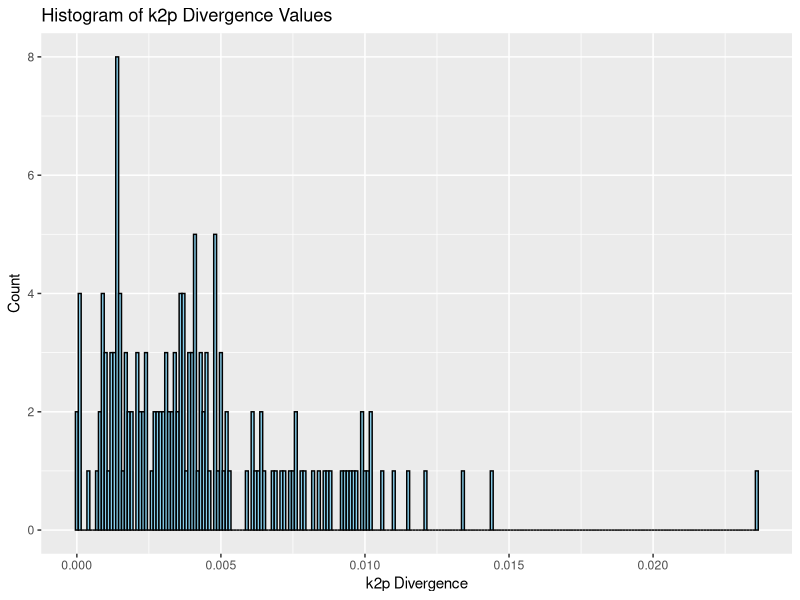
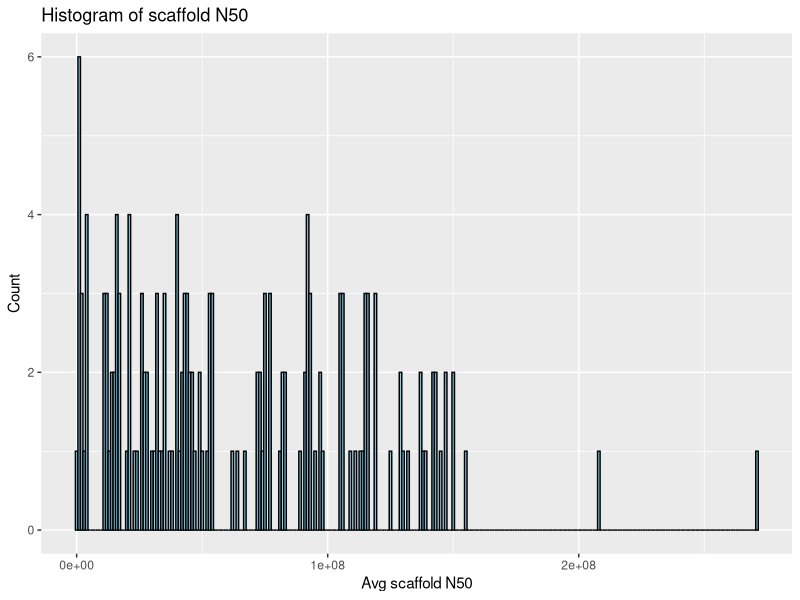
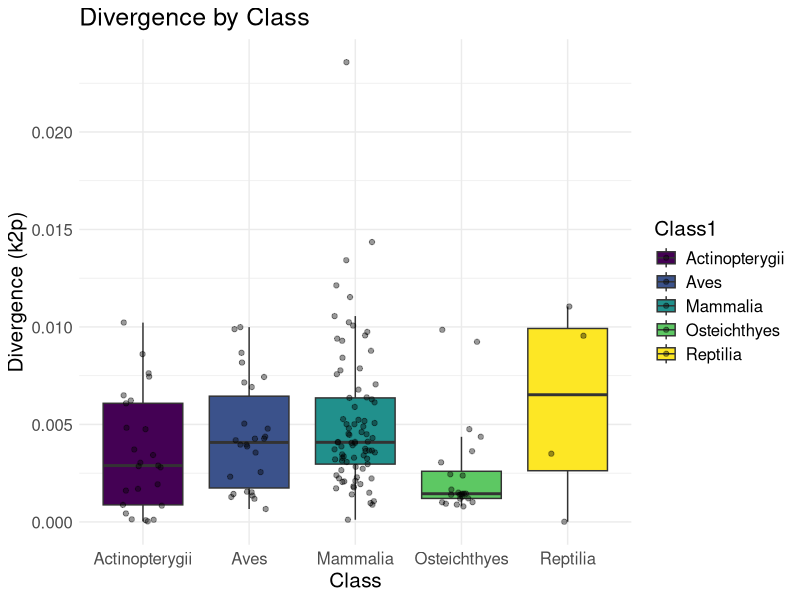
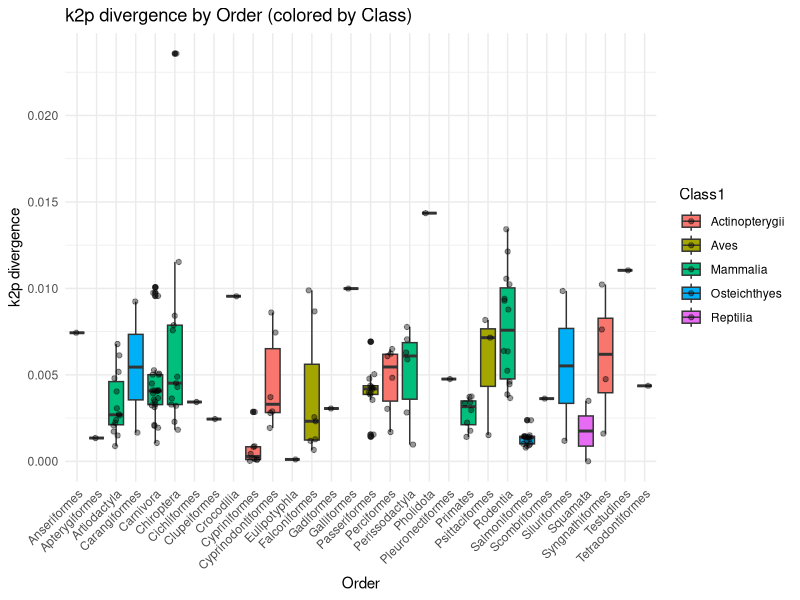
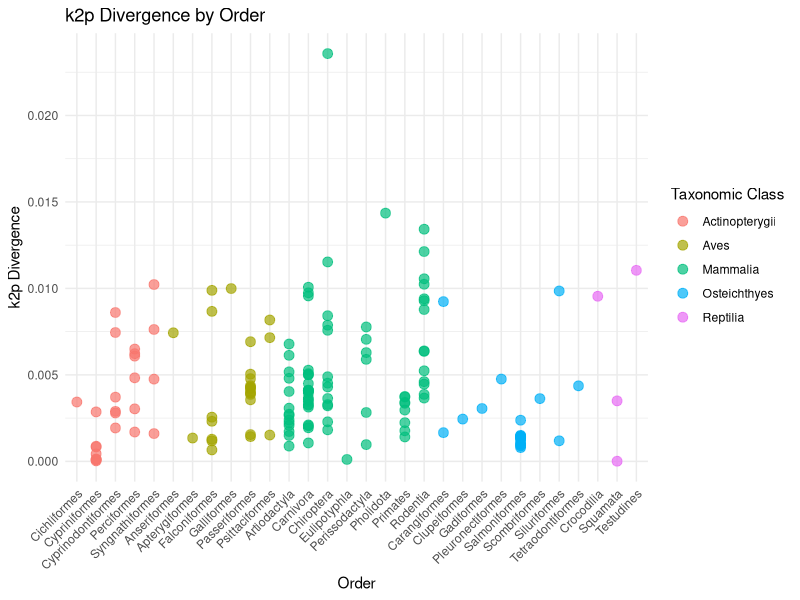
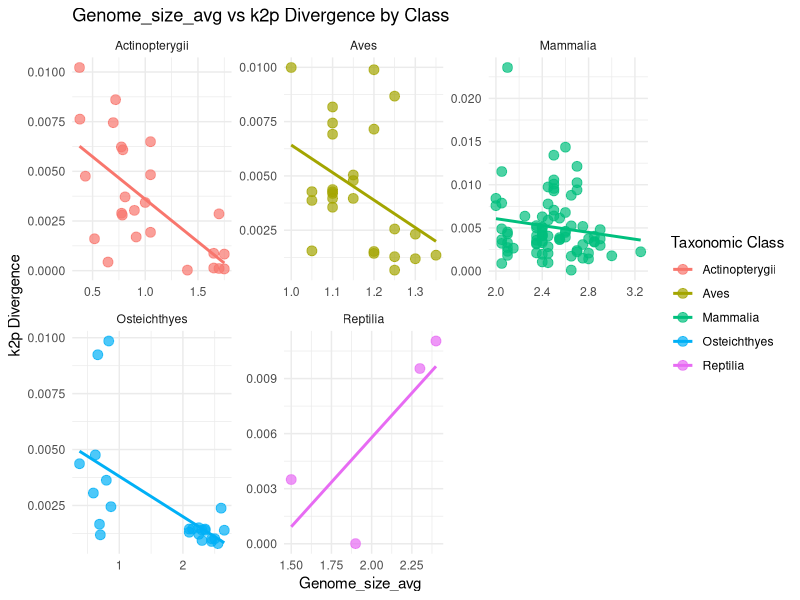
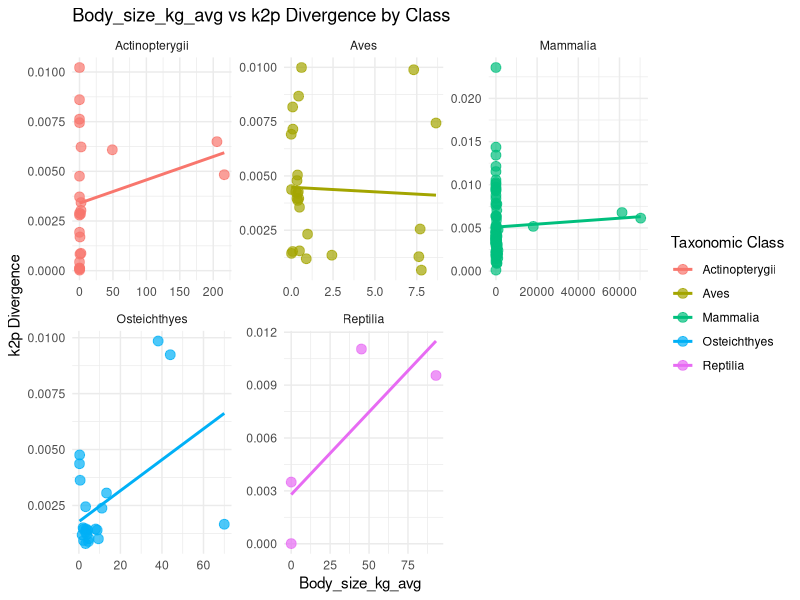
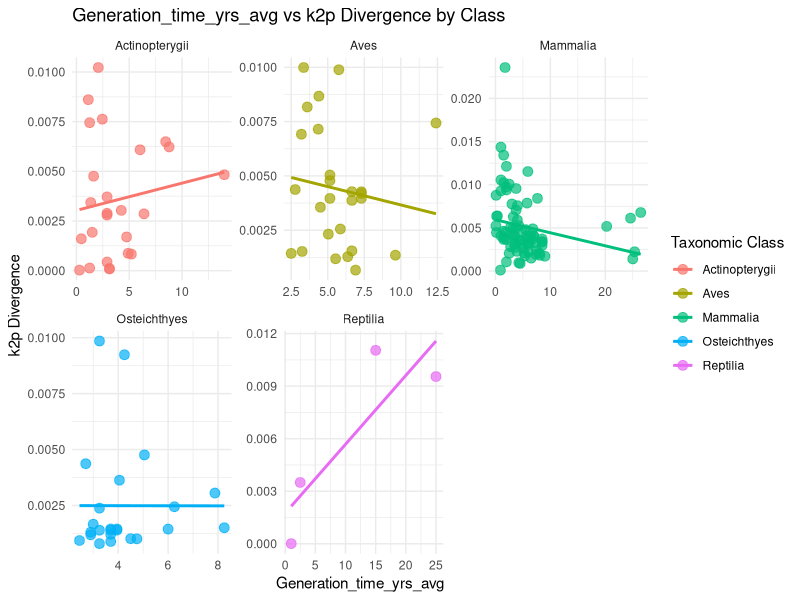

These figures' R source, in order:
# load libraries
library(tidyverse)
library(patchwork)

# set working directory
setwd("/Users/natal/R/divergence")

# load data -----------------------------------------------------------

# read csv files
species <- read_csv("species_index_table.csv")
pairs <- read_csv("pair_index_table.csv")
divergence <- read_csv("april_divergence_updated.csv")

# function to standardize N50 values
convert_to_bases <- function(value) {
  value <- gsub(",", "", as.character(value)) 
  output <- rep(NA_real_, length(value))
  gb_mask <- str_detect(value, "Gb")
  output[gb_mask] <- suppressWarnings(as.numeric(str_replace(value[gb_mask], "Gb", ""))) * 1e9
  mb_mask <- str_detect(value, "Mb")
  output[mb_mask] <- suppressWarnings(as.numeric(str_replace(value[mb_mask], "Mb", ""))) * 1e6
  kb_mask <- str_detect(value, "kb")
  output[kb_mask] <- suppressWarnings(as.numeric(str_replace(value[kb_mask], "kb", ""))) * 1e3
  base_mask <- !gb_mask & !mb_mask & !kb_mask
  output[base_mask] <- suppressWarnings(as.numeric(value[base_mask]))
  return(output)
}

# convert N50 
species <- species %>%
  mutate(
    N50_scaffold = convert_to_bases(N50_scaffold),
    N50_contig = convert_to_bases(N50_contig)
  )

# flag any rows where N50_scaffold < N50_contig 
species <- species %>%
  mutate(flag_N50_issue = if_else(N50_scaffold < N50_contig, TRUE, FALSE, missing = FALSE))

# join species metadata for each pair
df <- pairs %>%
  left_join(species, by = c("species_index1" = "Species_index")) %>%
  rename_with(~ str_replace(., "$", "1"), c("Species", "Accession", "Type", "Class", "Order", "Family",
                                            "Genome_size", "Body_size_kg", "Generation_time_yrs",
                                            "Repeat_percent", "N50_scaffold", "N50_contig",
                                            "Coverage", "Quality")) %>%
  left_join(species, by = c("species_index2" = "Species_index")) %>%
  rename_with(~ str_replace(., "$", "2"), c("Species", "Accession", "Type", "Class", "Order", "Family",
                                            "Genome_size", "Body_size_kg", "Generation_time_yrs",
                                            "Repeat_percent", "N50_scaffold", "N50_contig",
                                            "Coverage", "Quality")) %>%
  left_join(divergence, by = "pair") %>%
  # averaged values
  mutate(
    Genome_size_avg = if_else(is.na(Genome_size1) & is.na(Genome_size2), NA_real_, rowMeans(select(., Genome_size1, Genome_size2), na.rm = TRUE)),
    Body_size_kg_avg = if_else(is.na(Body_size_kg1) & is.na(Body_size_kg2), NA_real_, rowMeans(select(., Body_size_kg1, Body_size_kg2), na.rm = TRUE)),
    Generation_time_yrs_avg = if_else(is.na(Generation_time_yrs1) & is.na(Generation_time_yrs2), NA_real_, rowMeans(select(., Generation_time_yrs1, Generation_time_yrs2), na.rm = TRUE)),
    Repeat_percent_avg = if_else(is.na(Repeat_percent1) & is.na(Repeat_percent2), NA_real_, rowMeans(select(., Repeat_percent1, Repeat_percent2), na.rm = TRUE)),
    N50_scaffold_avg = if_else(is.na(N50_scaffold1) & is.na(N50_scaffold2), NA_real_, rowMeans(select(., N50_scaffold1, N50_scaffold2), na.rm = TRUE)),
    N50_contig_avg = if_else(is.na(N50_contig1) & is.na(N50_contig2), NA_real_, rowMeans(select(., N50_contig1, N50_contig2), na.rm = TRUE)),
    Coverage_avg = if_else(is.na(Coverage1) & is.na(Coverage2), NA_real_, rowMeans(select(., Coverage1, Coverage2), na.rm = TRUE))
  )



#temporarily exclude k2p values equal to zero
df <- df %>% filter(!is.na(k2p) & k2p != 0)

# optional
## exclude reptiles
# df <- df %>%
#   filter(Class1 != "Reptilia" & Class2 != "Reptilia")
# ## combine fish
# df <- df %>%
#   mutate(Class1 = case_when(
#     Class1 %in% c("Actinopterygii", "Osteichthyes") ~ "Fish",
#     TRUE ~ Class1
#   ))

glimpse(df)
#View(df)

# histograms ---------------------------------------------------------------
# k20
k2p_histogram <- ggplot(df, aes(x = k2p)) +
  geom_histogram(binwidth = 0.0001, fill = "skyblue", color = "black") +
  labs(
    title = "Histogram of k2p Divergence Values",
    x = "k2p Divergence",
    y = "Count"
  )

print(k2p_histogram)

# N50
n50_histogram <- ggplot(df, aes(x = N50_scaffold_avg)) +
  geom_histogram(binwidth = 1000000, fill = "skyblue", color = "black") +
  labs(
    title = "Histogram of scaffold N50",
    x = "Avg scaffold N50",
    y = "Count"
  )

print(n50_histogram)

# view specific datapoints ------------------------------------------------

# print species names for lowest k2p values
lowest10 <- df %>%
  arrange(k2p) %>%        
  slice_head(n = 10) %>%  
  select(pair, Species1, Species2, k2p)

print(lowest10)

# see divergence for a specific species
species_of_interest <- "Dipodomys_spectabilis"  
divergence_by_species <- df %>%
  filter(Species1 == species_of_interest | Species2 == species_of_interest) %>%
  select(pair, Species1, Species2, raw, k2p, k3p, jc)

print(divergence_by_species)

# k2p boxplots ------------------------------------------------

ggplot(df, aes(x = Class1, y = k2p, fill = Class1)) +
  geom_boxplot(outlier.shape = NA) + 
  geom_jitter(alpha = 0.4, color = "black", width = 0.2) + 
  labs(x = "Class", y = "Divergence (k2p)", title = "Divergence by Class") +
  theme_minimal() +
  theme(text = element_text(size = 15)) +
  scale_fill_viridis_d(option = "D") 

ggplot(df, aes(x = Order1, y = k2p, fill = Class1)) +
  geom_boxplot() +
  geom_jitter(alpha = 0.4, color = "black", width = 0.2) + 
  theme_minimal() +
  labs(x = "Order", y = "k2p divergence", title = "k2p divergence by Order (colored by Class)") +
  theme(axis.text.x = element_text(angle = 45, hjust = 1))


# k2p Scatter Plots by Order -----------------------------------------------

# create order levels for plot arrangement
df_filtered <- df %>% 
  filter(!is.na(Order1))

order_levels <- df_filtered %>%
  distinct(Order1, Class1) %>%
  arrange(Class1, Order1) %>%
  distinct(Order1, .keep_all = TRUE) %>%
  pull(Order1) %>%
  as.character()

order_levels <- as.character(order_levels)

df_filtered <- df_filtered %>%
  mutate(Order1 = factor(Order1, levels = order_levels))

levels(df_filtered$Order1)

scatter_plot <- ggplot(df_filtered, aes(x = Order1, y = k2p, color = Class1)) +
  geom_point(size = 3, alpha = 0.7) +
  labs(
    title = "k2p Divergence by Order",
    x = "Order",
    y = "k2p Divergence",
    color = "Taxonomic Class"
  ) +
  theme_minimal() +
  theme(axis.text.x = element_text(angle = 45, hjust = 1))

print(scatter_plot)

# divergence variable plots -----------------------------------------------

df_filtered_divergence <- df %>% 
  filter(!is.na(k2p))

# k2p and genome size
ggplot(df_filtered_divergence, aes(x = Genome_size_avg, y = k2p, color = Class1)) +
  geom_point(size = 3, alpha = 0.7) +
  geom_smooth(method = "lm", se = FALSE, linewidth = 1) +
  labs(
    title = "Genome_size_avg vs k2p Divergence by Class",
    x = "Genome_size_avg",
    y = "k2p Divergence",
    color = "Taxonomic Class"
  ) +
  theme_minimal() +
  facet_wrap(~ Class1, scales = "free") 

# k2p and body size
ggplot(df_filtered_divergence, aes(x = Body_size_kg_avg, y = k2p, color = Class1)) +
  geom_point(size = 3, alpha = 0.7) +
  geom_smooth(method = "lm", se = FALSE, linewidth = 1) +
  labs(
    title = "Body_size_kg_avg vs k2p Divergence by Class",
    x = "Body_size_kg_avg",
    y = "k2p Divergence",
    color = "Taxonomic Class"
  ) +
  theme_minimal() +
  facet_wrap(~ Class1, scales = "free")  

# k2p and generation time
ggplot(df_filtered_divergence, aes(x = Generation_time_yrs_avg, y = k2p, color = Class1)) +
  geom_point(size = 3, alpha = 0.7) +
  geom_smooth(method = "lm", se = FALSE, linewidth = 1) +
  labs(
    title = "Generation_time_yrs_avg vs k2p Divergence by Class",
    x = "Generation_time_yrs_avg",
    y = "k2p Divergence",
    color = "Taxonomic Class"
  ) +
  theme_minimal() +
  facet_wrap(~ Class1, scales = "free")  

# k2p and repeat content
ggplot(df_filtered_divergence, aes(x = Repeat_percent_avg, y = k2p, color = Class1)) +
  geom_point(size = 3, alpha = 0.7) +
  geom_smooth(method = "lm", se = FALSE, linewidth = 1) +
  labs(
    title = "Repeat_percent_avg vs k2p Divergence by Class",
    x = "Repeat_percent_avg",
    y = "k2p Divergence",
    color = "Taxonomic Class"
  ) +
  theme_minimal() +
  facet_wrap(~ Class1, scales = "free")  

# log transformation for body size
ggplot(df_filtered_divergence, aes(x = Body_size_kg_avg, y = k2p, color = Class1)) +
  geom_point(size = 3, alpha = 0.7) +
  geom_smooth(method = "lm", se = FALSE, linewidth = 1) +
  scale_x_log10() +  
  labs(
    title = "Body Size vs k2p Divergence by Class",
    x = "Body Size (kg, log scale)",
    y = "k2p Divergence",
    color = "Taxonomic Class"
  ) +
  theme_minimal() +
  facet_wrap(~ Class1, scales = "free")

# extract pairs for timetree ----------------------------------------------

## only need to run this once

# create the new dataframe
df_output <- df %>%
  mutate(
    Genus = sub("_.*", "", Species1),  
    Species1 = sub(".*_", "", Species1), 
    Species2 = sub(".*_", "", Species2)   
  ) %>%
  select(Genus, Species1, Species2) %>%  
  mutate(
    TTID1 = NA,  
    TTID2 = NA,  
    DIVERGENCE = NA  
  )

write_csv(df_output, "species_pairs_timetree_april.csv")

head(df_output)

View(df)

# add timetree values to df -----------------------------------------------

# read the timetree divergence data
timedivergence <- read_csv("species_pairs_timetree_april_updated.csv")

# create species names with genus to match df
timedivergence <- timedivergence %>%
  mutate(Species1_full = paste(Genus, Species1, sep = "_"),  
         Species2_full = paste(Genus, Species2, sep = "_")) 

# create timetree column in dr
df <- df %>%
  left_join(timedivergence, by = c("Species1" = "Species1_full", "Species2" = "Species2_full")) %>%
  mutate(Timetree_div = if_else(is.na(DIVERGENCE) | DIVERGENCE == "Unknown", "Unknown", DIVERGENCE)) %>%
  select(-DIVERGENCE)  

df$Timetree_div <- as.numeric(df$Timetree_div)

head(df)


# k2p and timetree plots --------------------------------------------------------

df_filtered_divergence <- df %>% 
  filter(!is.na(k2p) & !is.na(Timetree_div))

df_filtered_divergence <- df_filtered_divergence %>%
  filter(Timetree_div != "Unknown")

# k2p genome divergence vs timetree divergence, colored by Class
time_vs_k2p_plot <- ggplot(df_filtered_divergence, aes(x = Timetree_div, y = k2p, color = Class1)) +
  geom_point(size = 3, alpha = 0.7) +
  labs(
    title = "Timetree Divergence vs k2p Divergence by Class",
    x = "Timetree Divergence",
    y = "k2p Divergence",
    color = "Taxonomic Class"
  ) +
  theme_minimal()

print(time_vs_k2p_plot)

# with trend lines
time_vs_k2p_plot <- ggplot(df_filtered_divergence, aes(x = Timetree_div, y = k2p, color = Class1)) +
  geom_point(size = 3, alpha = 0.7) +
  geom_smooth(method = "lm", se = FALSE, linewidth = 1) + 
  labs(
    title = "Timetree Divergence vs k2p Divergence by Class",
    x = "Timetree Divergence",
    y = "k2p Divergence",
    color = "Taxonomic Class"
  ) +
  theme_minimal()

print(time_vs_k2p_plot)

# unified trend line
time_vs_k2p_plot <- ggplot(df_filtered_divergence, aes(x = Timetree_div, y = k2p, color = Class1)) +
  geom_point(size = 3, alpha = 0.7) +
  geom_smooth(method = "lm", se = TRUE, color = "black") +  
  labs(
    title = "Timetree Divergence vs k2p Divergence by Class",
    x = "Timetree Divergence",
    y = "k2p Divergence",
    color = "Taxonomic Class"
  ) +
  theme_minimal()

print(time_vs_k2p_plot)

# with panels
time_vs_k2p_plot <- ggplot(df_filtered_divergence, aes(x = Timetree_div, y = k2p, color = Class1)) +
  geom_point(size = 3, alpha = 0.7) +
  geom_smooth(method = "lm", se = FALSE, linewidth = 1) +
  labs(
    title = "Timetree Divergence vs k2p Divergence by Class",
    x = "Timetree Divergence",
    y = "k2p Divergence",
    color = "Taxonomic Class"
  ) +
  theme_minimal() +
  facet_wrap(~ Class1, scales = "free")  

print(time_vs_k2p_plot)
